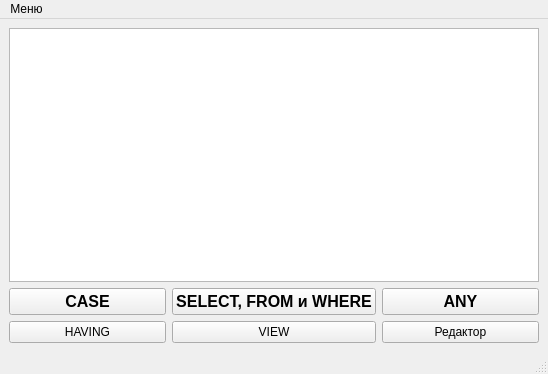
<?xml version="1.0" encoding="UTF-8"?>
<ui version="4.0">
 <class>MainWindow</class>
 <widget class="QMainWindow" name="MainWindow">
  <property name="geometry">
   <rect>
    <x>0</x>
    <y>0</y>
    <width>548</width>
    <height>374</height>
   </rect>
  </property>
  <property name="windowTitle">
   <string>MainWindow</string>
  </property>
  <widget class="QWidget" name="centralwidget">
   <layout class="QGridLayout" name="gridLayout">
    <item row="3" column="4">
     <widget class="QPushButton" name="pushButton_4">
      <property name="text">
       <string>Редактор</string>
      </property>
     </widget>
    </item>
    <item row="2" column="2">
     <widget class="QPushButton" name="pushButton">
      <property name="font">
       <font>
        <pointsize>12</pointsize>
        <bold>true</bold>
       </font>
      </property>
      <property name="text">
       <string>CASE</string>
      </property>
     </widget>
    </item>
    <item row="2" column="3">
     <widget class="QPushButton" name="pushButton_2">
      <property name="font">
       <font>
        <pointsize>12</pointsize>
        <bold>true</bold>
       </font>
      </property>
      <property name="text">
       <string>SELECT, FROM и WHERE</string>
      </property>
     </widget>
    </item>
    <item row="2" column="4">
     <widget class="QPushButton" name="pushButton_3">
      <property name="font">
       <font>
        <pointsize>12</pointsize>
        <bold>true</bold>
       </font>
      </property>
      <property name="text">
       <string>ANY</string>
      </property>
     </widget>
    </item>
    <item row="0" column="2" rowspan="2" colspan="3">
     <widget class="QTableView" name="tableView"/>
    </item>
    <item row="3" column="2">
     <widget class="QPushButton" name="pushButton_5">
      <property name="text">
       <string>HAVING</string>
      </property>
     </widget>
    </item>
    <item row="3" column="3">
     <widget class="QPushButton" name="pushButton_6">
      <property name="text">
       <string>VIEW</string>
      </property>
     </widget>
    </item>
   </layout>
  </widget>
  <widget class="QMenuBar" name="menubar">
   <property name="geometry">
    <rect>
     <x>0</x>
     <y>0</y>
     <width>548</width>
     <height>21</height>
    </rect>
   </property>
   <widget class="QMenu" name="menu">
    <property name="title">
     <string>Меню</string>
    </property>
    <addaction name="action"/>
   </widget>
   <addaction name="menu"/>
  </widget>
  <widget class="QStatusBar" name="statusbar"/>
  <action name="action">
   <property name="text">
    <string>Соединение с БД</string>
   </property>
  </action>
 </widget>
 <resources/>
 <connections/>
</ui>
